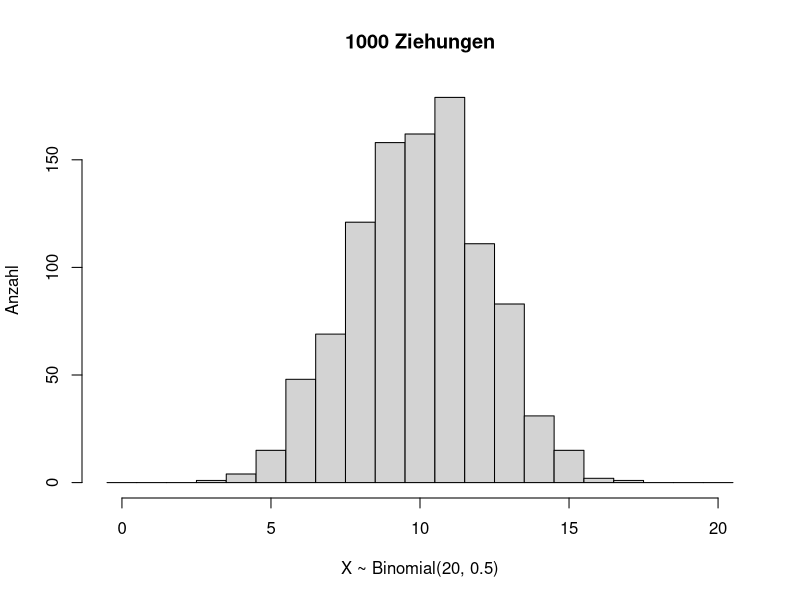
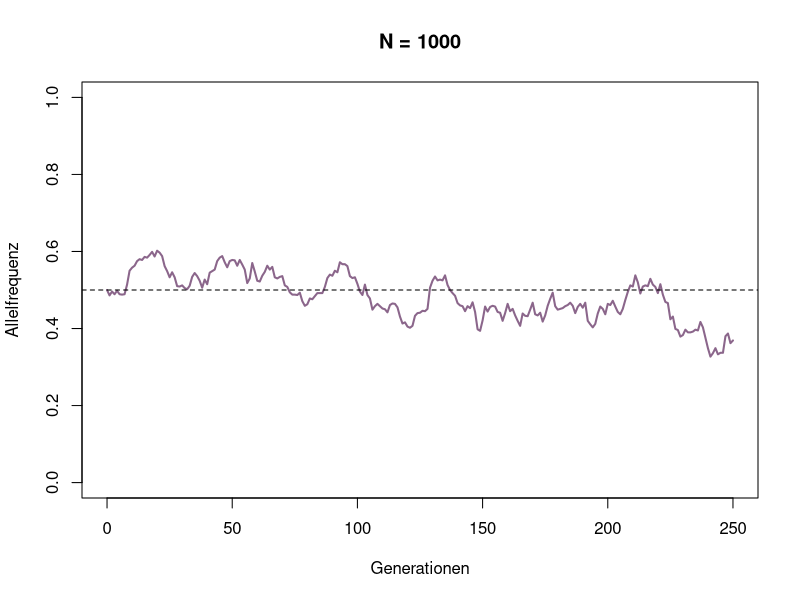
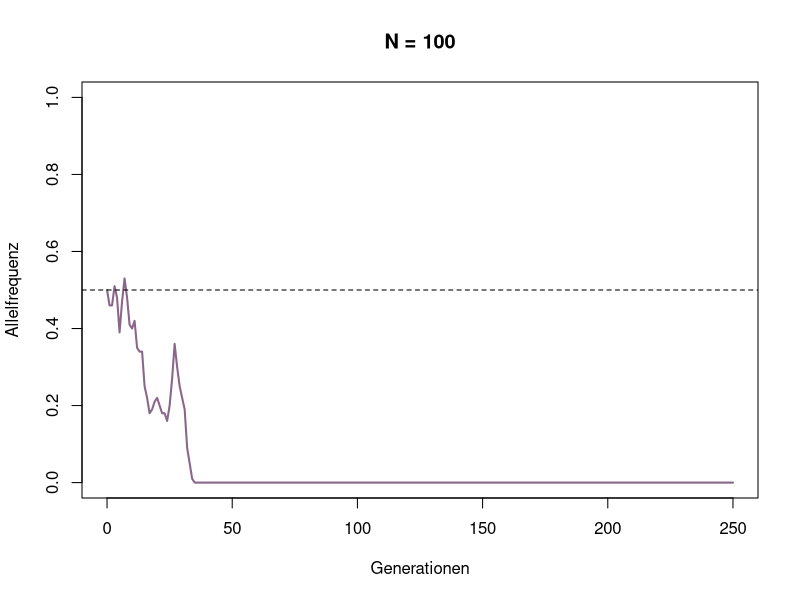
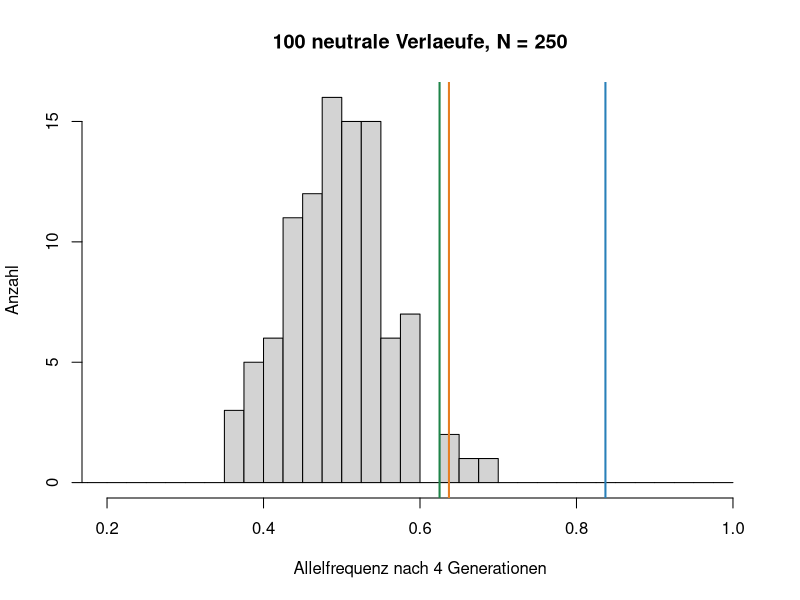
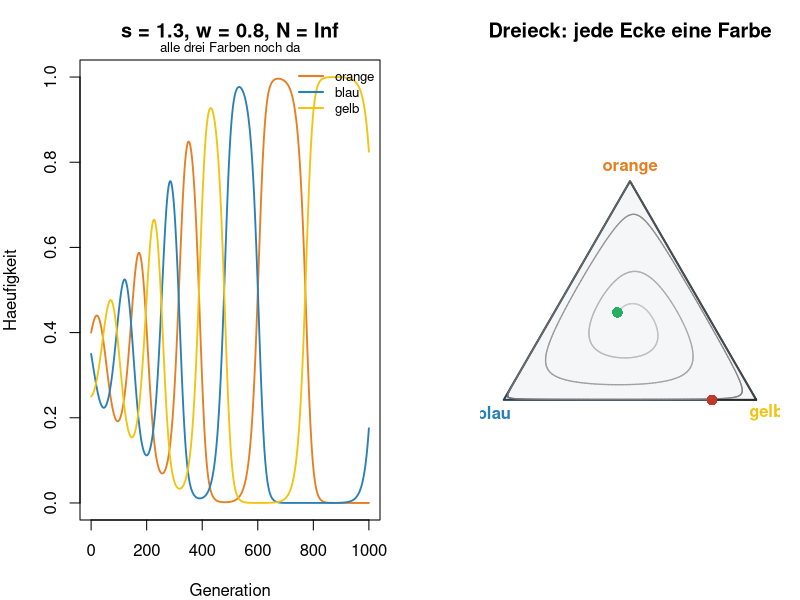
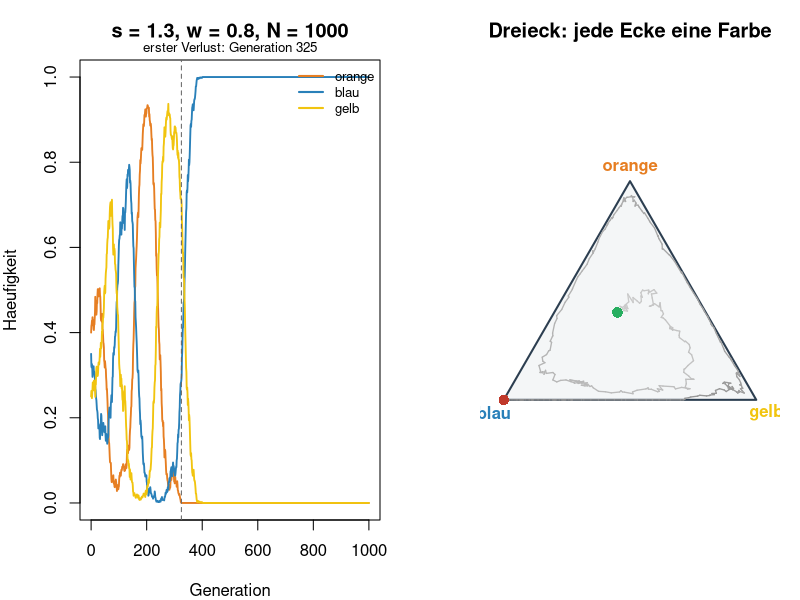
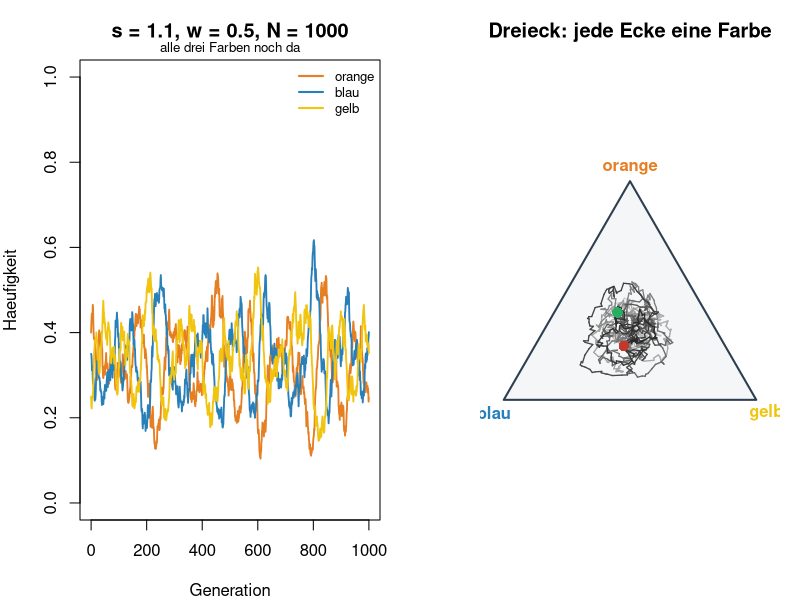

These figures' R source, in order:
## ---- chunk 1
set.seed(2026)

x <- rbinom(1000, size = 20, prob = 0.5)
hist(x, breaks = 0:21 - 0.5,
     main = "1000 Ziehungen", xlab = "X ~ Binomial(20, 0.5)", ylab = "Anzahl")
## ---- chunk 2
WF_step <- function(p, N) {
  N_p <- rbinom(1, N, p)   # wie viele der N Individuen tragen das Allel?
  N_p / N
}
## ---- chunk 3
WF_step(p = 0.5, N = 1000)
## ---- chunk 4
simulateWF <- function(p_0, N, generationen = 250) {
  p <- numeric(generationen + 1)
  p[1] <- p_0
  for (t in seq_len(generationen)) {
    p[t + 1] <- WF_step(p[t], N)
  }
  data.frame(generation = 0:generationen, p = p)
}
## ---- chunk 5
#| fig-height: 4
#| fig-width: 7.5
p_0 <- 0.5   # bitte ändern

large_pop <- simulateWF(p_0, N = 1000)

plot(large_pop$generation, large_pop$p, type = "l", lwd = 2, col = "plum4",
     xlab = "Generationen", ylab = "Allelfrequenz", ylim = c(0, 1),
     main = "N = 1000")
abline(h = p_0, lwd = 1, lty = 2)
## ---- chunk 6
#| fig-height: 4
#| fig-width: 7.5
p_0 <- 0.5   # bitte ändern

small_pop <- simulateWF(p_0, N = 100)

plot(small_pop$generation, small_pop$p, type = "l", lwd = 2, col = "plum4",
     xlab = "Generationen", ylab = "Allelfrequenz", ylim = c(0, 1),
     main = "N = 100")
abline(h = p_0, lwd = 1, lty = 2)
## ---- chunk 7
#| fig-height: 4
#| fig-width: 7.5
N <- 250   # bitte ändern

set.seed(2026)
p_ende <- numeric(100)
for (i in 1:100) {
  bahn <- simulateWF(p_0 = 0.5, N = N, generationen = 4)
  p_ende[i] <- bahn$p[5]
}

hist(p_ende, breaks = seq(0, 1, by = 0.025), xlim = c(0.2, 1),
     main = paste("100 neutrale Verlaeufe, N =", N),
     xlab = "Allelfrequenz nach 4 Generationen", ylab = "Anzahl")
abline(v = c(0.637, 0.625, 0.837), lwd = 2,
       col = c("#e67e22", "#1e8449", "#2980b9"))   # Teich 2, 14, 7

sum(p_ende >= 0.62)   # so hoch wie Teich 2 und 14?
sum(p_ende >= 0.84)   # so hoch wie Teich 7?
## ---- chunk 8
echsen_matrix <- function(s, w) {
  matrix(c(1, w, s,
           s, 1, w,
           w, s, 1), nrow = 3, byrow = TRUE)
}

# Eine Generation: erst Selektion (wie Woche 4), dann N Männchen ziehen
echsen_schritt <- function(p, A, N, r = 0.3) {
  W <- 2 - as.numeric(A %*% p)            # Fitness jeder Farbe
  W_mittel <- sum(p * W)
  p_sel <- p * (1 + r * (W - W_mittel))   # 1. Selektion
  p_sel <- p_sel / sum(p_sel)
  if (is.infinite(N)) return(p_sel)       # N = Inf: kein Zufall
  as.numeric(rmultinom(1, size = N, prob = p_sel)) / N   # 2. Ziehung
}

# Viele Generationen hintereinander
echsen_lauf <- function(s, w, N, generationen = 1000, p0 = c(0.4, 0.35, 0.25)) {
  A <- echsen_matrix(s, w)
  p <- matrix(NA, nrow = generationen + 1, ncol = 3)
  p[1, ] <- p0
  for (t in 1:generationen) p[t + 1, ] <- echsen_schritt(p[t, ], A, N)
  p
}
## ---- chunk 9
#| code-fold: true
#| code-summary: "Abbildungen (nicht verändern)"
farben3 <- c("#e67e22", "#2980b9", "#f1c40f")

erster_verlust <- function(p) {
  i <- which(apply(p, 1, min) == 0)
  if (length(i)) i[1] - 1 else NA
}

zeige_echsen <- function(s, w, N, generationen = 1000) {
  p <- echsen_lauf(s, w, N, generationen)
  verlust <- erster_verlust(p)
  par(mfrow = c(1, 2), mar = c(4, 4, 3, 1))
  matplot(0:generationen, p, type = "l", lty = 1, lwd = 1.8, col = farben3, ylim = c(0, 1),
          xlab = "Generation", ylab = "Haeufigkeit",
          main = paste0("s = ", s, ", w = ", w, ", N = ", N))
  if (!is.na(verlust)) {
    abline(v = verlust, lty = 2, col = "grey40")
    mtext(paste("erster Verlust: Generation", verlust), side = 3, line = 0.2, cex = 0.8)
  } else {
    mtext("alle drei Farben noch da", side = 3, line = 0.2, cex = 0.8)
  }
  legend("topright", c("orange", "blau", "gelb"), col = farben3, lwd = 2, bty = "n", cex = 0.8)
  # Dreieck: jede Ecke eine Farbe, der Punkt ist die Mischung
  ecke <- rbind(c(0.5, sqrt(3) / 2), c(0, 0), c(1, 0))
  xy <- p %*% ecke
  plot(NA, xlim = c(-0.05, 1.05), ylim = c(-0.08, 0.95), asp = 1, axes = FALSE,
       xlab = "", ylab = "", main = "Dreieck: jede Ecke eine Farbe")
  polygon(ecke, col = "#f4f6f7", border = "#2c3e50", lwd = 2)
  zeit <- seq(0, 1, length.out = nrow(xy))
  segments(xy[-nrow(xy), 1], xy[-nrow(xy), 2], xy[-1, 1], xy[-1, 2],
           col = grey(0.8 - 0.65 * zeit[-1]), lwd = 1.3)
  points(xy[1, 1], xy[1, 2], pch = 16, col = "#27ae60", cex = 1.4)
  points(xy[nrow(xy), 1], xy[nrow(xy), 2], pch = 16, col = "#c0392b", cex = 1.4)
  text(ecke[, 1] + c(0, -0.04, 0.04), ecke[, 2] + c(0.05, -0.05, -0.05),
       c("orange", "blau", "gelb"), col = farben3, font = 2)
  par(mfrow = c(1, 1))
  invisible(p)
}

zeit_bis_verlust <- function(s, w, N, wiederholungen = 20, generationen = 3000) {
  t <- replicate(wiederholungen, erster_verlust(echsen_lauf(s, w, N, generationen)))
  c(verloren = sum(!is.na(t)), median_generation = median(t, na.rm = TRUE))
}
## ---- chunk 10
#| fig-height: 4.2
#| fig-width: 10
zeige_echsen(s = 1.3, w = 0.8, N = Inf)
## ---- chunk 11
#| fig-height: 4.2
#| fig-width: 10
zeige_echsen(s = 1.3, w = 0.8, N = 1000)   # bitte mehrmals ausführen, dann N ändern
## ---- chunk 12
set.seed(1)
zeit_bis_verlust(s = 1.3, w = 0.8, N = 1000)   # bitte N ändern
## ---- chunk 13
#| fig-height: 4.2
#| fig-width: 10
zeige_echsen(s = 1.1, w = 0.5, N = 1000)
## ---- chunk 14
set.seed(1)
zeit_bis_verlust(s = 1.1, w = 0.5, N = 1000)   # bitte N ändern
